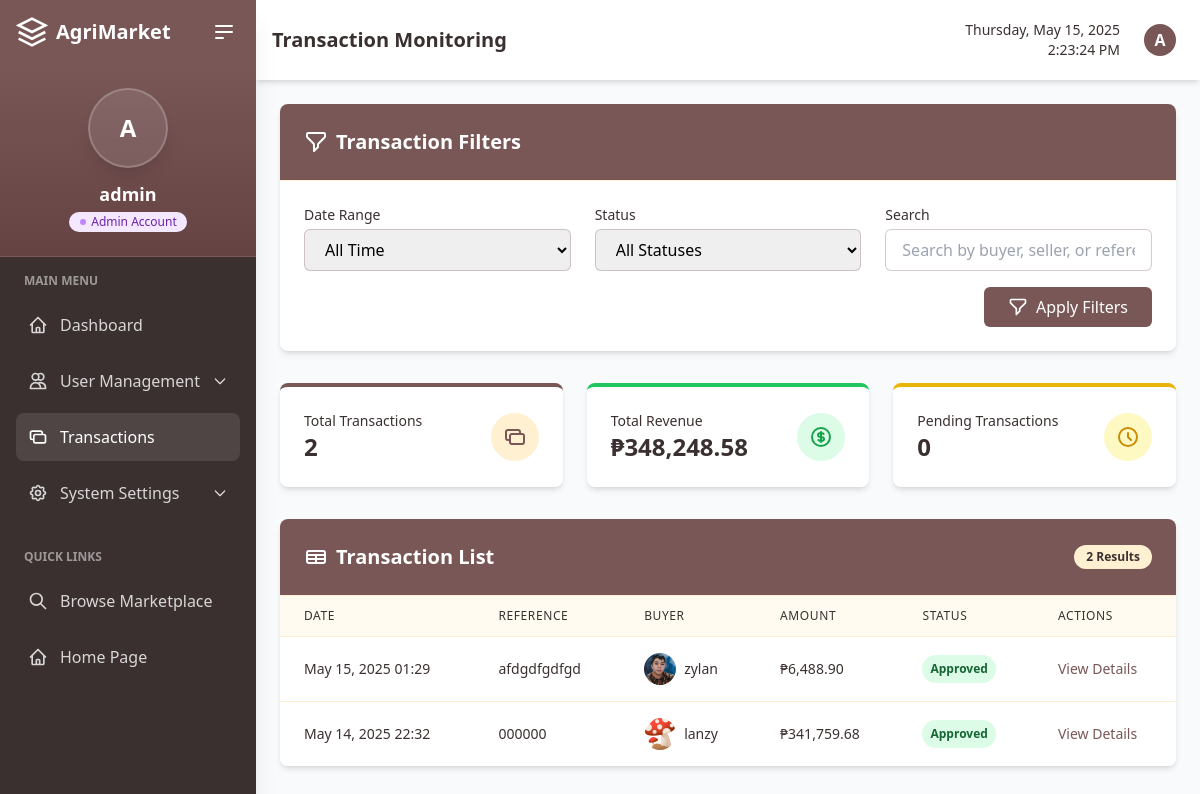
The app's page /custom-admin/transactions/ (signed in), older data.
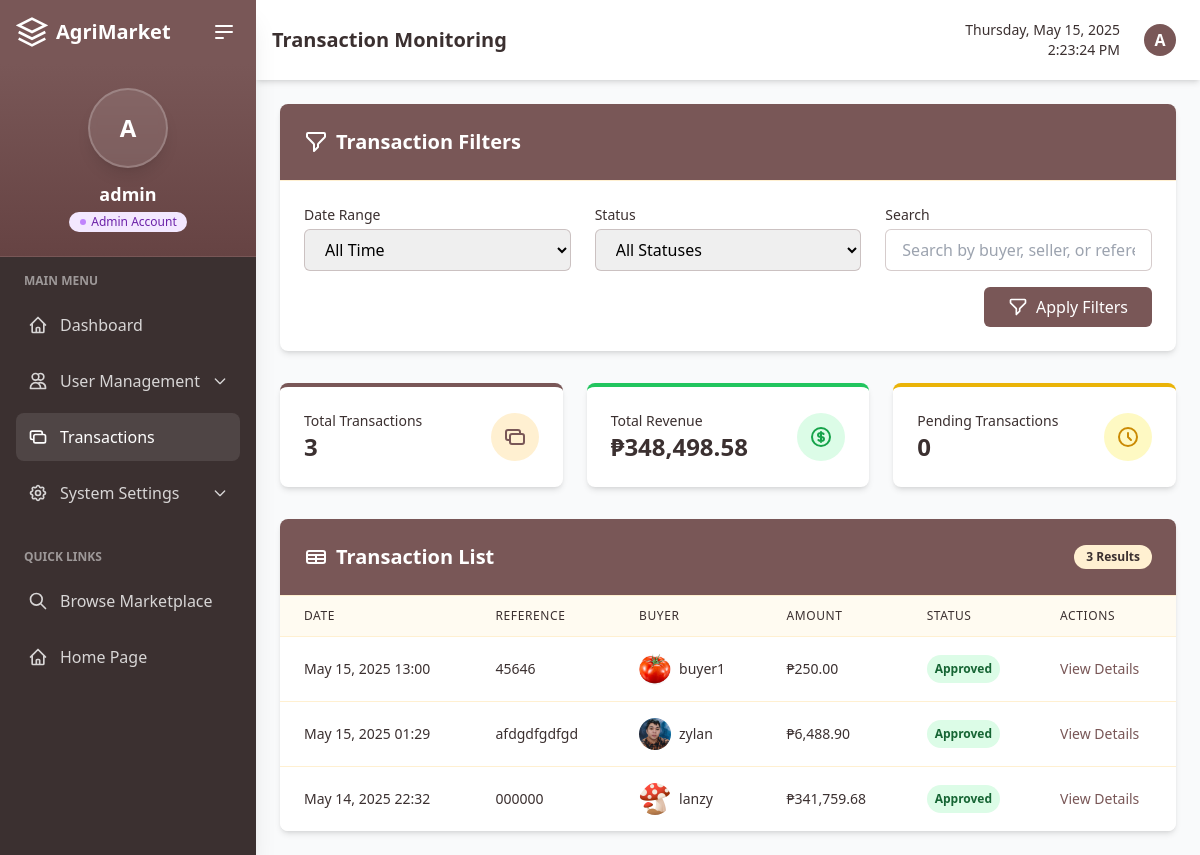
The same page, newer data.
### marketplace/models.py (models this page shows, shortened)
class Payment(models.Model):
    STATUS_CHOICES = (
        ('pending', 'Pending'),
        ('approved', 'Approved'),
        ('rejected', 'Rejected'),
    )
    cart = models.OneToOneField(Cart, on_delete=models.CASCADE)
    buyer = models.ForeignKey(User, on_delete=models.CASCADE, related_name='payments')
    gcash_reference = models.CharField(max_length=100)
    proof_screenshot = models.ImageField(upload_to='gcash_proofs/')
    paid_at = models.DateTimeField(auto_now_add=True)
    status = models.CharField(max_length=10, choices=STATUS_CHOICES, default='pending')
    verified = models.BooleanField(default=False)  # Keeping for backward compatibility
    approved_by = models.ForeignKey(User, on_delete=models.SET_NULL, null=True, blank=True, related_name='approved_payments')
    approved_at = models.DateTimeField(null=True, blank=True)
    notes = models.TextField(blank=True, null=True)

class User(AbstractUser):
    is_seller = models.BooleanField(default=False)
    is_buyer = models.BooleanField(default=False)
    is_approved = models.BooleanField(default=False, help_text="Indicates whether the user has been approved by an admin")
    profile_image = models.ImageField(upload_to='profile_images/', blank=True, null=True)
    phone_number = models.CharField(max_length=15, blank=True, null=True)
    address = models.CharField(max_length=255, blank=True, null=True)
    city = models.CharField(max_length=100, blank=True, null=True)
    business_name = models.CharField(max_length=100, blank=True, null=True)
    business_id = models.CharField(max_length=50, blank=True, null=True)
    terms_agreed = models.BooleanField(default=False)
    terms_agreed_date = models.DateTimeField(blank=True, null=True)

class Cart(models.Model):
    buyer = models.ForeignKey(User, on_delete=models.CASCADE, limit_choices_to={'is_buyer': True})
    created_at = models.DateTimeField(auto_now_add=True)
    available = models.BooleanField(default=True)
    def total_price(self):
        return sum(item.total_price() for item in self.items.all())

class CartItem(models.Model):
    cart = models.ForeignKey(Cart, on_delete=models.CASCADE, related_name='items')
    item = models.ForeignKey(Item, on_delete=models.CASCADE)
    quantity = models.PositiveIntegerField(default=1)
    def total_price(self):
        return self.item.price * self.quantity

class Item(models.Model):
    SELL_CATEGORY = (
        ('livestock', 'Livestock'),
        ('poultry', 'Poultry'),
    )
    seller = models.ForeignKey(User, on_delete=models.CASCADE, limit_choices_to={'is_seller': True})
    name = models.CharField(max_length=100)
    description = models.TextField()
    category = models.CharField(max_length=10, choices=SELL_CATEGORY)
    price = models.DecimalField(max_digits=10, decimal_places=2)
    available = models.BooleanField(default=True)
    image = models.ImageField(upload_to='item_images/', blank=True, null=True)
    created_at = models.DateTimeField(auto_now_add=True)

### marketplace/admin_views.py (the view, shortened to what this page needs)
# urls.py: path('custom-admin/transactions/', admin_views.admin_transactions, name='admin_transactions'),
@login_required
@user_passes_test(is_admin)
def admin_transactions(request):
    date_range = request.GET.get('date_range', 'all')
    status = request.GET.get('status', 'all')
    search = request.GET.get('search', '')
    payments = Payment.objects.all()
    today = timezone.now().date()
    if date_range == 'today':
        payments = payments.filter(paid_at__date=today)
    elif date_range == 'yesterday':
        yesterday = today - timedelta(days=1)
        payments = payments.filter(paid_at__date=yesterday)
    elif date_range == 'this_week':
        start_of_week = today - timedelta(days=today.weekday())
        payments = payments.filter(paid_at__date__gte=start_of_week)
    elif date_range == 'this_month':
        payments = payments.filter(paid_at__year=today.year, paid_at__month=today.month)
    elif date_range == 'last_month':
        last_month = today.replace(day=1) - timedelta(days=1)
        payments = payments.filter(paid_at__year=last_month.year, paid_at__month=last_month.month)
    if status != 'all':
        payments = payments.filter(status=status)
    if search:
        payments = payments.filter(
            Q(buyer__username__icontains=search) |
            Q(gcash_reference__icontains=search) |
            Q(cart__items__item__seller__username__icontains=search)
        ).distinct()
    payments = payments.order_by('-paid_at')
    total_transactions = payments.count()
    total_revenue = sum(payment.cart.total_price() for payment in payments)
    pending_count = payments.filter(status='pending').count()
    paginator = Paginator(payments, 10)  # Show 10 transactions per page
    page_number = request.GET.get('page')
    page_obj = paginator.get_page(page_number)
    pending_approvals_count = User.objects.filter(is_active=False, is_approved=False).count()
    context = {
        'payments': page_obj,
        'total_transactions': total_transactions,
        'total_revenue': total_revenue,
        'pending_count': pending_count,
        'date_range': date_range,
        'status': status,
        'search': search,
        'pending_approvals_count': pending_approvals_count
    }
    return render(request, 'admin/transactions.html', context)

### marketplace/admin_views.py (called while the page is built)
def is_admin(user):
    return user.is_authenticated and user.is_superuser

### marketplace/context_processors.py (called while the page is built, shortened)
def cart_processor(request):
    return {
        'active_cart': None,
        'cart': None,
        'cart_quantity': 0
    }

def notification_processor(request):
    return {
        'unread_notifications_count': 0,
        'recent_notifications': []
    }

### marketplace/templatetags/currency_filters.py (called while the page is built)
@register.filter(name='currency')
def currency(value):
    if value is None:
        return "₱0.00"
    try:
        value = Decimal(str(value))
        formatted_value = '{:,.2f}'.format(value)
        return f"₱{formatted_value}"
    except (ValueError, TypeError):
        return "₱0.00"

### templates/admin/transactions.html (shortened to what the changed rows need)
{% extends 'admin/admin_base.html' %}
{% load static %}
{% load currency_filters %}
{% block page_title %}Transaction Monitoring{% endblock %}
{% block dashboard_content %}
<div class="bg-white rounded-lg shadow-md overflow-hidden mb-8">
    <div class="p-6 border-b border-agri-cream bg-agri-brown">
        <div class="flex justify-between items-center">
            <h2 class="text-xl font-semibold text-white flex items-center">
                Transaction Filters
            </h2>
        </div>
    </div>
</div>
<div class="grid grid-cols-1 md:grid-cols-3 gap-6 mb-8">
    <div class="bg-white rounded-lg shadow-md p-6 border-t-4 border-agri-brown">
        <div class="flex items-center justify-between">
            <div>
                <p class="text-sm text-agri-brown-darker">Total Transactions</p>
                <h3 class="text-2xl font-bold text-agri-brown-darker">{{ total_transactions }}</h3>
            </div>
        </div>
    </div>
    <div class="bg-white rounded-lg shadow-md p-6 border-t-4 border-green-500">
        <div class="flex items-center justify-between">
            <div>
                <p class="text-sm text-agri-brown-darker">Total Revenue</p>
                <h3 class="text-2xl font-bold text-agri-brown-darker">{{ total_revenue|currency }}</h3>
            </div>
        </div>
    </div>
</div>
<div class="bg-white rounded-lg shadow-md overflow-hidden">
    <div class="p-6 border-b border-agri-cream bg-agri-brown">
        <div class="flex justify-between items-center">
            <h2 class="text-xl font-semibold text-white flex items-center">
                <svg xmlns="http://www.w3.org/2000/svg" class="h-6 w-6 mr-2" fill="none" viewBox="0 0 24 24" stroke="currentColor">
                    <path stroke-linecap="round" stroke-linejoin="round" stroke-width="2" d="M3 10h18M3 14h18m-9-4v8m-7 0h14a2 2 0 002-2V8a2 2 0 00-2-2H5a2 2 0 00-2 2v8a2 2 0 002 2z" />
                </svg>
                Transaction List
            </h2>
            <span class="bg-agri-cream text-agri-brown-darker text-xs font-semibold px-3 py-1 rounded-full">
                {{ payments|length }} Results
            </span>
        </div>
    </div>
    <div class="overflow-x-auto">
        {% if payments %}
        <table class="min-w-full divide-y divide-agri-cream">
            <thead class="bg-agri-cream/30">
                <tr>
                    <th class="px-6 py-3 text-left text-xs font-medium text-agri-brown-darker uppercase tracking-wider">Date</th>
                    <th class="px-6 py-3 text-left text-xs font-medium text-agri-brown-darker uppercase tracking-wider">Reference</th>
                    <th class="px-6 py-3 text-left text-xs font-medium text-agri-brown-darker uppercase tracking-wider">Buyer</th>
                    <th class="px-6 py-3 text-left text-xs font-medium text-agri-brown-darker uppercase tracking-wider">Amount</th>
                    <th class="px-6 py-3 text-left text-xs font-medium text-agri-brown-darker uppercase tracking-wider">Status</th>
                    <th class="px-6 py-3 text-left text-xs font-medium text-agri-brown-darker uppercase tracking-wider">Actions</th>
                </tr>
            </thead>
            <tbody class="bg-white divide-y divide-agri-cream">
                {% for payment in payments %}
                <tr class="hover:bg-agri-cream/10 transition-colors">
                    <td class="px-6 py-4 whitespace-nowrap">
                        <div class="text-sm text-agri-brown-darker">{{ payment.paid_at|date:"M d, Y H:i" }}</div>
                    </td>
                    <td class="px-6 py-4 whitespace-nowrap">
                        <div class="text-sm font-medium text-agri-brown-darker">{{ payment.gcash_reference }}</div>
                    </td>
                    <td class="px-6 py-4 whitespace-nowrap">
                        <div class="flex items-center">
                            {% if payment.buyer.profile_image %}
                            <img class="h-8 w-8 rounded-full mr-2" src="{{ payment.buyer.profile_image.url }}" alt="{{ payment.buyer.username }}">
                            {% else %}
                            <div class="h-8 w-8 rounded-full bg-agri-brown-dark text-white flex items-center justify-center mr-2">
                                {{ payment.buyer.username|first|upper }}
                            </div>
                            {% endif %}
                            <div class="text-sm font-medium text-agri-brown-darker">{{ payment.buyer.username }}</div>
                        </div>
                    </td>
                    <td class="px-6 py-4 whitespace-nowrap">
                        <div class="text-sm font-medium text-agri-brown-darker">{{ payment.cart.total_price|currency }}</div>
                    </td>
                    <td class="px-6 py-4 whitespace-nowrap">
                        <span class="px-2 py-1 inline-flex text-xs leading-5 font-semibold rounded-full
                            {% if payment.status == 'pending' %}bg-yellow-100 text-yellow-800
                            {% elif payment.status == 'approved' %}bg-green-100 text-green-800
                            {% else %}bg-red-100 text-red-800{% endif %}">
                            {{ payment.get_status_display }}
                        </span>
                    </td>
                    <td class="px-6 py-4 whitespace-nowrap text-sm font-medium">
                        <a href="{% url 'admin_transaction_detail' payment.id %}" class="text-agri-brown hover:text-agri-brown-dark">
                            View Details
                        </a>
                    </td>
                </tr>
                {% endfor %}
            </tbody>
        </table>
        {% endif %}
    </div>
</div>
{% endblock dashboard_content %}

Row changes from the older to the newer data that the page shows:
added Payment: paid_at "May 15, 2025 13:00", gcash_reference "45646", buyer.profile_image (picture), buyer.username "buyer1", cart.total_price "₱250.00", status "Approved"
Text that changed along with them:
{{ total_transactions }}: "2" → "3"
{{ total_revenue|currency }}: "₱348,248.58" → "₱348,498.58"
{{ payments|length }}: "2" → "3"
